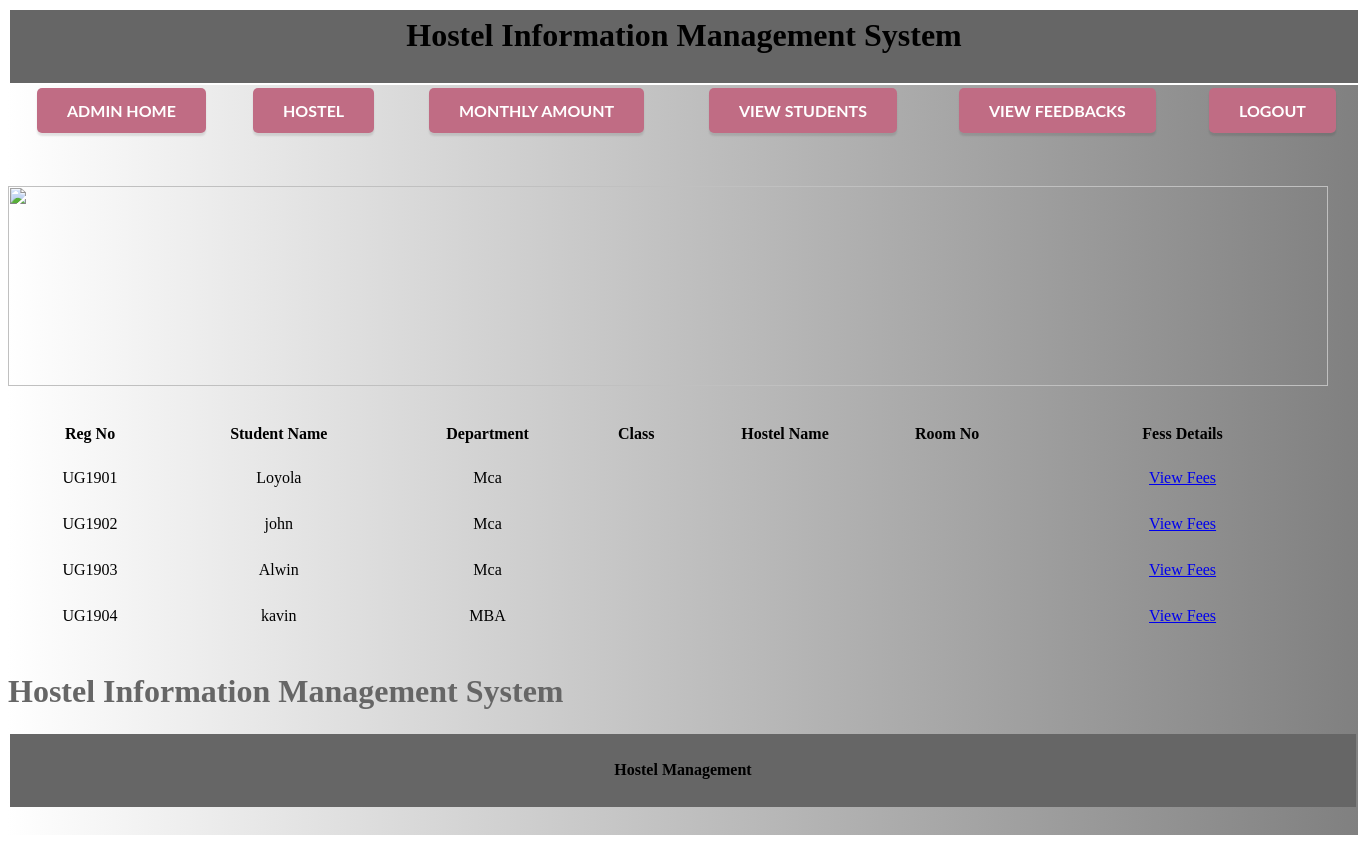
Screenshot of /ex/viewstud.php with the database file from the repository.
### tables this page shows
CREATE TABLE `stud` (
  `id` int(11) NOT NULL,
  `stud_id` varchar(20) DEFAULT NULL,
  `name` varchar(20) NOT NULL,
  `reg` varchar(20) NOT NULL,
  `dept` varchar(30) NOT NULL,
  `year` varchar(20) NOT NULL,
  `fathname` varchar(50) NOT NULL,
  `fathphone` varchar(20) NOT NULL,
  `age` int(11) NOT NULL,
  `dob` date NOT NULL,
  `bldgrp` varchar(10) NOT NULL,
  `email` varchar(30) NOT NULL,
  `phone` varchar(20) NOT NULL,
  `address` text NOT NULL,
  `image` varchar(50) NOT NULL
);

### ex/viewstud.php (the view, shortened to what this page needs)
<?php
include("dbconnect.php");
extract($_POST);
?>
<html>
<head>
    <link rel="stylesheet" href="indexstyle.css">
	<link rel="stylesheet" href="gradient.css">
    <link rel="stylesheet" href="font.css">
</head>
<body>
  <table width="100%" border="0">
    <tr>
      <th height="73" bgcolor="#666666" scope="col"><h1>Hostel Information Management System</h1>
      </th>
    </tr>
  </table>
  <div id="grad5">
  <table width="100%" border="0">
     <tr>
      <th scope="col"><a href="adminhome.php" class="button pulse">Admin Home</a></th>
      <th scope="col"><a href="hostel.php" class="button pulse">Hostel</a></th>
      <th scope="col"><a href="amnt.php" class="button pulse">Monthly Amount</a></th>
      <th scope="col"><a href="viewstud.php" class="button pulse">View Students</a></th>
	  <th scope="col"><a href="viewf.php" class="button pulse">View Feedbacks</a></th>
      <th scope="col"><a href="index.php" class="button pulse">LogOut</a></th>
    </tr>
  </table>
  <p>&nbsp;</p>
  <div id="content" />
   <img src="images\sjc.jpeg" width="1320" height="200">
<br>
<br>
<br>
<table width="100%" border="0" align="center">
        <tr>
          <td width="12%"><div align="center" class="style6"><strong><strong>Reg No</strong> </div></td>
		  <td width="16%"><div align="center" class="style6"><strong>Student Name</strong> </div></td>
		  <td width="15%"><div align="center" class="style6"><strong>Department</strong> </div></td>
		   <td width="7%"><div align="center" class="style6"><strong>Class</strong></div></td>
		  <td width="15%"><div align="center" class="style6"><strong>Hostel Name </strong></div></td>
		   <td width="9%"><div align="center" class="style6"><strong>Room No </strong></div></td>
		    <td width="26%"><div align="center" class="style6"><strong>Fess Details </strong></div></td>
        </tr>
			<tr>
		<td colspa="8">&nbsp;</td>
		</tr>
		<?php
		$qry=mysqli_query($connect,"select * from stud");
		while($row=mysqli_fetch_array($qry))
		{
		?>
        <tr>
		   <td height="20"><div align="center"><?php echo $row['reg'];?></div></td>
		   <td><div align="center"><?php echo $row['name'];?></div></td>
		   <td><div align="center"><?php echo $row['dept'];?></div></td>
		    <td><div align="center"><?php echo $row['cls'];?></div></td>
		   <td><div align="center"><?php echo $row['hname'];?></div></td>
		  <td><div align="center"><?php echo $row['room'];?></div></td>
			  <td><div align="center"><a href="payv.php?act=view&reg=<?php echo $row['reg'];?>">View Fees</a></div></td>
        </tr>
		<tr>
		<td height="22" colspa="8">&nbsp;</td>
		</tr>
        <?php
		}
		?>
</table>
<marquee scrollamount="10"><h1><font color="#666666">Hostel Information Management System</h1></marquee>
<table width="100%" border="0">
    <tr>
      <th height="73" bgcolor="#666666" scope="col"><p>Hostel Management</p>
      </th>
    </tr>
</table>
</div>
</body>
</html>

### ex/styles/gradient.css (style rules this page uses)
#grad5 { height: 750px; width: 1350px; background-image: linear-gradient(to right,White,Gray); }

### rows the page displays
stud: reg "UG1901", name "Loyola", dept "Mca"
stud: reg "UG1902", name "john", dept "Mca"
stud: reg "UG1903", name "Alwin", dept "Mca"
stud: reg "UG1904", name "kavin", dept "MBA"
